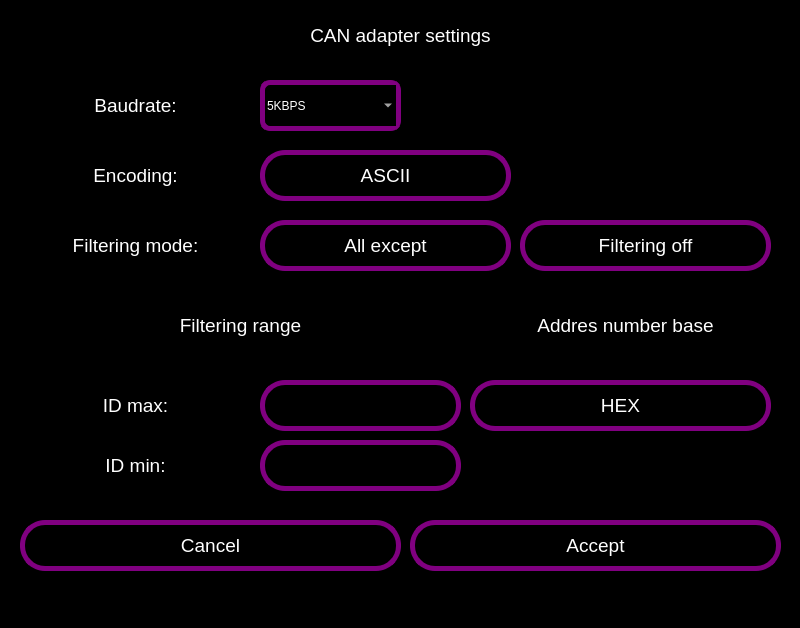
<?xml version="1.0" encoding="UTF-8"?>
<ui version="4.0">
 <class>MainWindow</class>
 <widget class="QMainWindow" name="MainWindow">
  <property name="geometry">
   <rect>
    <x>0</x>
    <y>0</y>
    <width>800</width>
    <height>628</height>
   </rect>
  </property>
  <property name="windowTitle">
   <string>MainWindow</string>
  </property>
  <property name="styleSheet">
   <string notr="true">background-color: black;</string>
  </property>
  <widget class="QWidget" name="centralwidget">
   <widget class="QPushButton" name="pushButton_8">
    <property name="geometry">
     <rect>
      <x>20</x>
      <y>10</y>
      <width>761</width>
      <height>51</height>
     </rect>
    </property>
    <property name="minimumSize">
     <size>
      <width>161</width>
      <height>51</height>
     </size>
    </property>
    <property name="font">
     <font>
      <pointsize>14</pointsize>
     </font>
    </property>
    <property name="styleSheet">
     <string notr="true">background-color: black;
color: white;
border-style: solid;
border-width: 5px;
border-radius: 25px;
border-color: black;</string>
    </property>
    <property name="text">
     <string>CAN adapter settings</string>
    </property>
   </widget>
   <widget class="QPushButton" name="pushButton_9">
    <property name="geometry">
     <rect>
      <x>20</x>
      <y>80</y>
      <width>231</width>
      <height>51</height>
     </rect>
    </property>
    <property name="minimumSize">
     <size>
      <width>161</width>
      <height>51</height>
     </size>
    </property>
    <property name="font">
     <font>
      <pointsize>14</pointsize>
     </font>
    </property>
    <property name="styleSheet">
     <string notr="true">background-color: black;
color: white;
border-style: solid;
border-width: 5px;
border-radius: 25px;
border-color: black;</string>
    </property>
    <property name="text">
     <string>Baudrate:</string>
    </property>
   </widget>
   <widget class="QPushButton" name="pushButton_10">
    <property name="geometry">
     <rect>
      <x>20</x>
      <y>150</y>
      <width>231</width>
      <height>51</height>
     </rect>
    </property>
    <property name="minimumSize">
     <size>
      <width>161</width>
      <height>51</height>
     </size>
    </property>
    <property name="font">
     <font>
      <pointsize>14</pointsize>
     </font>
    </property>
    <property name="styleSheet">
     <string notr="true">background-color: black;
color: white;
border-style: solid;
border-width: 5px;
border-radius: 25px;
border-color: black;</string>
    </property>
    <property name="text">
     <string>Encoding:</string>
    </property>
   </widget>
   <widget class="QPushButton" name="pushButton_11">
    <property name="geometry">
     <rect>
      <x>20</x>
      <y>220</y>
      <width>231</width>
      <height>51</height>
     </rect>
    </property>
    <property name="minimumSize">
     <size>
      <width>161</width>
      <height>51</height>
     </size>
    </property>
    <property name="font">
     <font>
      <pointsize>14</pointsize>
     </font>
    </property>
    <property name="styleSheet">
     <string notr="true">background-color: black;
color: white;
border-style: solid;
border-width: 5px;
border-radius: 25px;
border-color: black;</string>
    </property>
    <property name="text">
     <string>Filtering mode:</string>
    </property>
   </widget>
   <widget class="QPushButton" name="pushButton_12">
    <property name="geometry">
     <rect>
      <x>20</x>
      <y>300</y>
      <width>441</width>
      <height>51</height>
     </rect>
    </property>
    <property name="minimumSize">
     <size>
      <width>161</width>
      <height>51</height>
     </size>
    </property>
    <property name="font">
     <font>
      <pointsize>14</pointsize>
     </font>
    </property>
    <property name="styleSheet">
     <string notr="true">background-color: black;
color: white;
border-style: solid;
border-width: 5px;
border-radius: 25px;
border-color: black;</string>
    </property>
    <property name="text">
     <string>Filtering range</string>
    </property>
   </widget>
   <widget class="QComboBox" name="comboBox">
    <property name="geometry">
     <rect>
      <x>260</x>
      <y>80</y>
      <width>141</width>
      <height>51</height>
     </rect>
    </property>
    <property name="font">
     <font>
      <pointsize>14</pointsize>
     </font>
    </property>
    <property name="styleSheet">
     <string notr="true">background-color: black;
color: white;
border-style: solid;
border-width: 5px;
border-radius: 10px;
border-color: purple;
text-align: center;</string>
    </property>
    <property name="editable">
     <bool>true</bool>
    </property>
    <property name="modelColumn">
     <number>0</number>
    </property>
    <item>
     <property name="text">
      <string>5KBPS</string>
     </property>
    </item>
    <item>
     <property name="text">
      <string>10KBPS</string>
     </property>
    </item>
    <item>
     <property name="text">
      <string>20KBPS</string>
     </property>
    </item>
    <item>
     <property name="text">
      <string>31K25BPS</string>
     </property>
    </item>
    <item>
     <property name="text">
      <string>40KBPS</string>
     </property>
    </item>
    <item>
     <property name="text">
      <string>50KBPS</string>
     </property>
    </item>
    <item>
     <property name="text">
      <string>80KBPS</string>
     </property>
    </item>
    <item>
     <property name="text">
      <string>100KBPS</string>
     </property>
    </item>
    <item>
     <property name="text">
      <string>125KBPS</string>
     </property>
    </item>
    <item>
     <property name="text">
      <string>200KBPS</string>
     </property>
    </item>
    <item>
     <property name="text">
      <string>250KBPS</string>
     </property>
    </item>
    <item>
     <property name="text">
      <string>500KBPS</string>
     </property>
    </item>
    <item>
     <property name="text">
      <string>1000KBPS</string>
     </property>
    </item>
   </widget>
   <widget class="QPushButton" name="encoding_button">
    <property name="geometry">
     <rect>
      <x>260</x>
      <y>150</y>
      <width>251</width>
      <height>51</height>
     </rect>
    </property>
    <property name="minimumSize">
     <size>
      <width>161</width>
      <height>51</height>
     </size>
    </property>
    <property name="font">
     <font>
      <pointsize>14</pointsize>
     </font>
    </property>
    <property name="styleSheet">
     <string notr="true">background-color: black;
color: white;
border-style: solid;
border-width: 5px;
border-radius: 25px;
border-color: purple;</string>
    </property>
    <property name="text">
     <string>ASCII</string>
    </property>
   </widget>
   <widget class="QPushButton" name="filtering_button">
    <property name="geometry">
     <rect>
      <x>260</x>
      <y>220</y>
      <width>251</width>
      <height>51</height>
     </rect>
    </property>
    <property name="minimumSize">
     <size>
      <width>161</width>
      <height>51</height>
     </size>
    </property>
    <property name="font">
     <font>
      <pointsize>14</pointsize>
     </font>
    </property>
    <property name="styleSheet">
     <string notr="true">background-color: black;
color: white;
border-style: solid;
border-width: 5px;
border-radius: 25px;
border-color: purple;</string>
    </property>
    <property name="text">
     <string>All except</string>
    </property>
   </widget>
   <widget class="QPushButton" name="pushButton_13">
    <property name="geometry">
     <rect>
      <x>20</x>
      <y>440</y>
      <width>231</width>
      <height>51</height>
     </rect>
    </property>
    <property name="minimumSize">
     <size>
      <width>161</width>
      <height>51</height>
     </size>
    </property>
    <property name="font">
     <font>
      <pointsize>14</pointsize>
     </font>
    </property>
    <property name="styleSheet">
     <string notr="true">background-color: black;
color: white;
border-style: solid;
border-width: 5px;
border-radius: 25px;
border-color: black;</string>
    </property>
    <property name="text">
     <string>ID min:</string>
    </property>
   </widget>
   <widget class="QPushButton" name="pushButton_14">
    <property name="geometry">
     <rect>
      <x>20</x>
      <y>380</y>
      <width>231</width>
      <height>51</height>
     </rect>
    </property>
    <property name="minimumSize">
     <size>
      <width>161</width>
      <height>51</height>
     </size>
    </property>
    <property name="font">
     <font>
      <pointsize>14</pointsize>
     </font>
    </property>
    <property name="styleSheet">
     <string notr="true">background-color: black;
color: white;
border-style: solid;
border-width: 5px;
border-radius: 25px;
border-color: black;</string>
    </property>
    <property name="text">
     <string>ID max:</string>
    </property>
   </widget>
   <widget class="QPushButton" name="cancel_button">
    <property name="geometry">
     <rect>
      <x>20</x>
      <y>520</y>
      <width>381</width>
      <height>51</height>
     </rect>
    </property>
    <property name="minimumSize">
     <size>
      <width>161</width>
      <height>51</height>
     </size>
    </property>
    <property name="font">
     <font>
      <pointsize>14</pointsize>
     </font>
    </property>
    <property name="styleSheet">
     <string notr="true">background-color: black;
color: white;
border-style: solid;
border-width: 5px;
border-radius: 25px;
border-color: purple;</string>
    </property>
    <property name="text">
     <string>Cancel</string>
    </property>
   </widget>
   <widget class="QPushButton" name="accept_button">
    <property name="geometry">
     <rect>
      <x>410</x>
      <y>520</y>
      <width>371</width>
      <height>51</height>
     </rect>
    </property>
    <property name="minimumSize">
     <size>
      <width>161</width>
      <height>51</height>
     </size>
    </property>
    <property name="font">
     <font>
      <pointsize>14</pointsize>
     </font>
    </property>
    <property name="styleSheet">
     <string notr="true">background-color: black;
color: white;
border-style: solid;
border-width: 5px;
border-radius: 25px;
border-color: purple;</string>
    </property>
    <property name="text">
     <string>Accept</string>
    </property>
   </widget>
   <widget class="QLineEdit" name="id_max">
    <property name="geometry">
     <rect>
      <x>260</x>
      <y>380</y>
      <width>201</width>
      <height>51</height>
     </rect>
    </property>
    <property name="minimumSize">
     <size>
      <width>161</width>
      <height>51</height>
     </size>
    </property>
    <property name="font">
     <font>
      <pointsize>14</pointsize>
     </font>
    </property>
    <property name="styleSheet">
     <string notr="true">background-color: black;
color: white;
border-style: solid;
border-width: 5px;
border-radius: 25px;
border-color: purple;</string>
    </property>
    <property name="alignment">
     <set>Qt::AlignCenter</set>
    </property>
   </widget>
   <widget class="QLineEdit" name="id_min">
    <property name="geometry">
     <rect>
      <x>260</x>
      <y>440</y>
      <width>201</width>
      <height>51</height>
     </rect>
    </property>
    <property name="minimumSize">
     <size>
      <width>161</width>
      <height>51</height>
     </size>
    </property>
    <property name="font">
     <font>
      <pointsize>14</pointsize>
     </font>
    </property>
    <property name="styleSheet">
     <string notr="true">background-color: black;
color: white;
border-style: solid;
border-width: 5px;
border-radius: 25px;
border-color: purple;</string>
    </property>
    <property name="alignment">
     <set>Qt::AlignCenter</set>
    </property>
   </widget>
   <widget class="QPushButton" name="pushButton_15">
    <property name="geometry">
     <rect>
      <x>470</x>
      <y>300</y>
      <width>311</width>
      <height>51</height>
     </rect>
    </property>
    <property name="minimumSize">
     <size>
      <width>161</width>
      <height>51</height>
     </size>
    </property>
    <property name="font">
     <font>
      <pointsize>14</pointsize>
     </font>
    </property>
    <property name="styleSheet">
     <string notr="true">background-color: black;
color: white;
border-style: solid;
border-width: 5px;
border-radius: 25px;
border-color: black;</string>
    </property>
    <property name="text">
     <string>Addres number base</string>
    </property>
   </widget>
   <widget class="QPushButton" name="base_button">
    <property name="geometry">
     <rect>
      <x>470</x>
      <y>380</y>
      <width>301</width>
      <height>51</height>
     </rect>
    </property>
    <property name="minimumSize">
     <size>
      <width>161</width>
      <height>51</height>
     </size>
    </property>
    <property name="font">
     <font>
      <pointsize>14</pointsize>
     </font>
    </property>
    <property name="styleSheet">
     <string notr="true">background-color: black;
color: white;
border-style: solid;
border-width: 5px;
border-radius: 25px;
border-color: purple;</string>
    </property>
    <property name="text">
     <string>HEX</string>
    </property>
   </widget>
   <widget class="QPushButton" name="filtering_enable_button">
    <property name="geometry">
     <rect>
      <x>520</x>
      <y>220</y>
      <width>251</width>
      <height>51</height>
     </rect>
    </property>
    <property name="minimumSize">
     <size>
      <width>161</width>
      <height>51</height>
     </size>
    </property>
    <property name="font">
     <font>
      <pointsize>14</pointsize>
     </font>
    </property>
    <property name="styleSheet">
     <string notr="true">background-color: black;
color: white;
border-style: solid;
border-width: 5px;
border-radius: 25px;
border-color: purple;</string>
    </property>
    <property name="text">
     <string>Filtering off</string>
    </property>
   </widget>
  </widget>
  <widget class="QMenuBar" name="menubar">
   <property name="geometry">
    <rect>
     <x>0</x>
     <y>0</y>
     <width>800</width>
     <height>26</height>
    </rect>
   </property>
  </widget>
  <widget class="QStatusBar" name="statusbar"/>
 </widget>
 <resources/>
 <connections/>
</ui>
